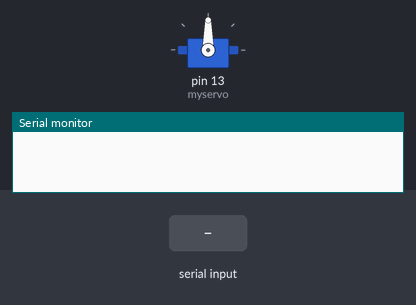
The sketch below on a simulated Arduino Uno, built with avr-gcc and run on an emulated ATmega328P. On the bench: servo, the last lines printed to the serial monitor. Inputs (shaded band) come from the test bench.

Above: at 1.2 s.
1.3 s: "90,45\n" received over Serial
At 1.9 s:
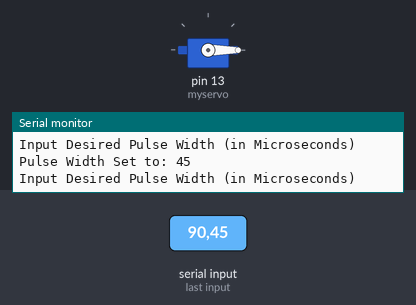
Timing chart, 0 to 4.3 s (numbered marks = the images above; inputs shaded):
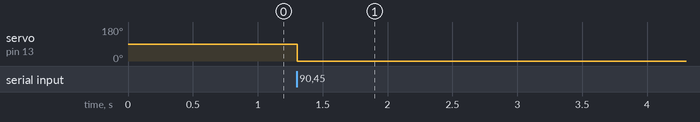

The sketch:

Release_Mechanism_Calibration.ino
```cpp
//Code for calibrating the 2025 CanSat Team Cosmos release mechanism servo
//Written by Barrett Twining

#include <Servo.h>

Servo myservo;  // create Servo object to control a servo

int userInput = 1500;

void setup() {
  myservo.attach(13);
  Serial.begin(9600);
    // attaches the servo on pin 9 to the Servo object
}

void loop() {

while (Serial.available() == 0) {
    }

Serial.println("Input Desired Pulse Width (in Microseconds)");
userInput = Serial.parseInt();
myservo.writeMicroseconds(userInput);
Serial.print("Pulse Width Set to: ");
Serial.println(userInput);
delay(50);
}
```

Measured:
- after the input at 1.3 s, servo on pin 13 (myservo): 90° → 0° at once
